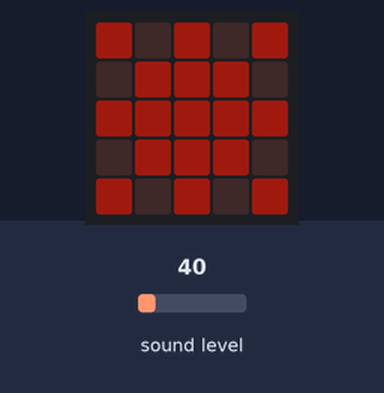
A program run on a simulated BBC micro:bit (MakeCode). Parts: the board's 5×5 LED display. The test bench sets the inputs (shaded band); at power-on: sound level 40. Dim RGB values are drawn brighter than linear; random numbers come from a fixed seed.

Above: at 0.1 s.
At 2.6 s:
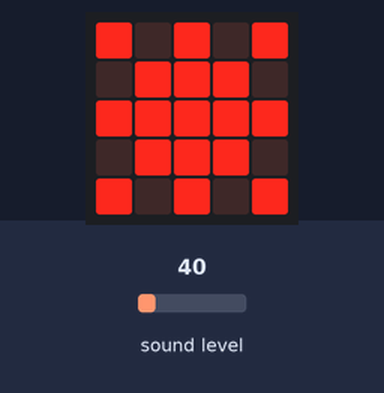
At 5.6 s:
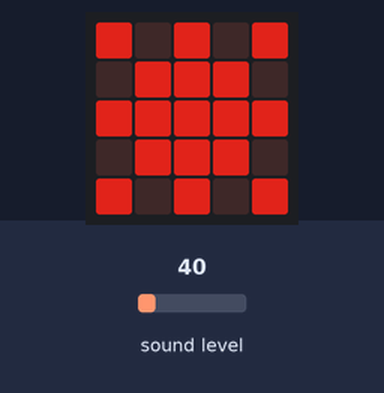
At 12.1 s:
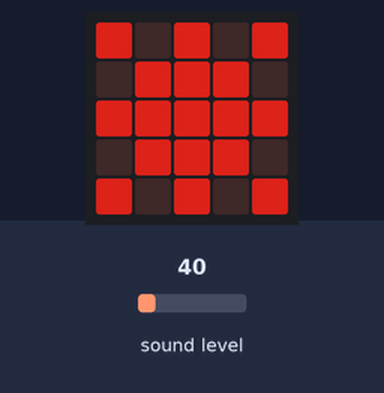
At 18.1 s:
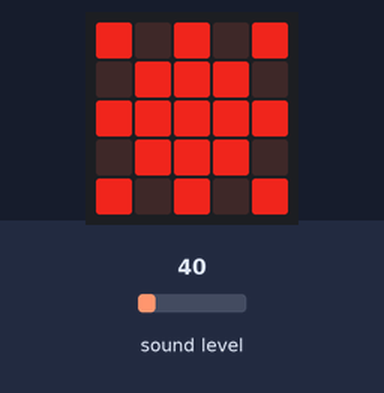
At 24.1 s:
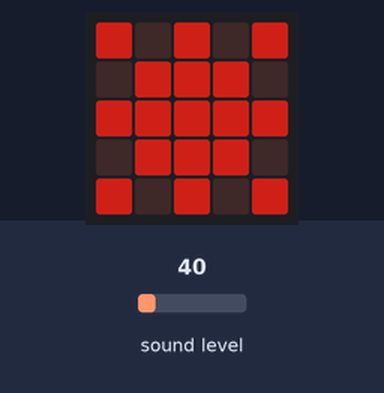

Measured:
- what the display in image 1 shows lasts 0.4 s, from 2.5 s to 2.9 s

The program:

main.ts
```typescript
for (let index = 0; index < randint(10, 1000); index++) {
    led.setBrightness(randint(0, 255))
    basic.showLeds(`
        # . # . #
        . # # # .
        # # # # #
        . # # # .
        # . # . #
        `)
    basic.clearScreen()
    basic.pause(100)
}
basic.forever(function () {
    led.setBrightness(input.soundLevel())
})
```

test.ts
```typescript
// testes vão aqui; isto não será compilado quando este pacote for usado como uma extensão.
```
